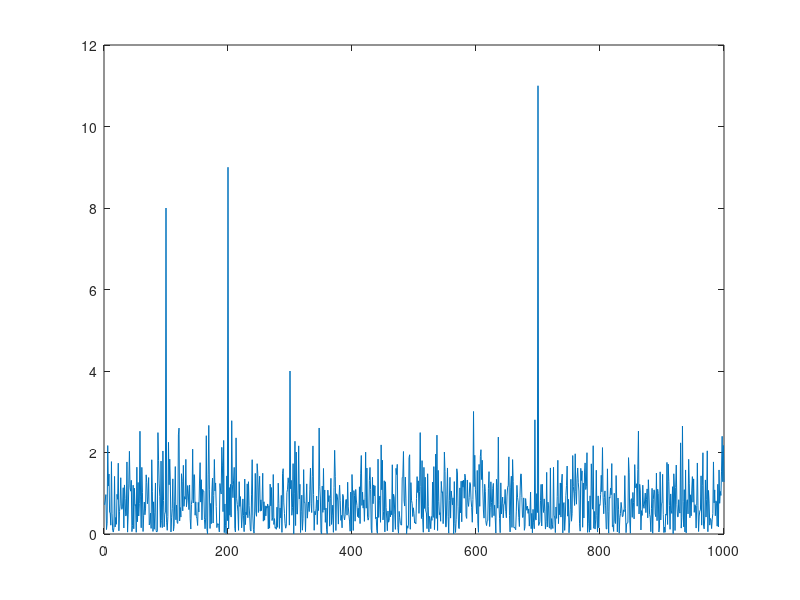
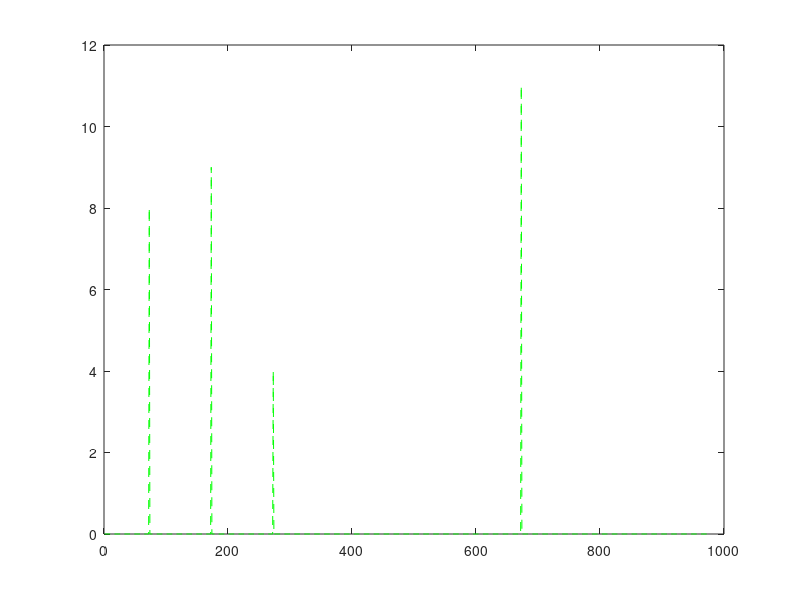
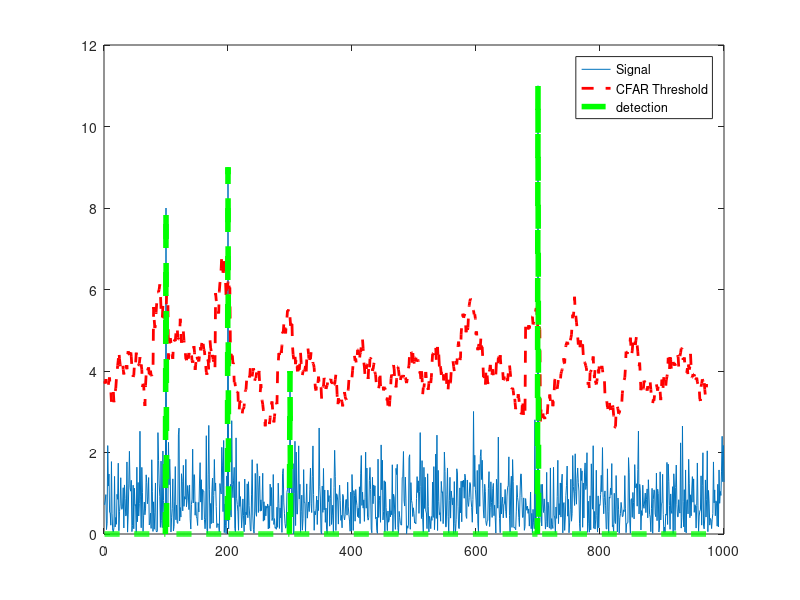

The MATLAB script that drew these images, in order:
%% Implement 1D CFAR using lagging cells on the given noise and target scenario

%%%%%%%%%%%%%%%%%%%%%%%%%%%%%%%%%%%%%%%%%%%%%%%%%%%%%%%%%%%%%%%%%%%%%%%%%%%
% Close and delete all currently open figures
close all; clear; clc;

% Data_points
Ns = 1000;

% Generate random noise
s = abs(randn(Ns, 1));

% Targets location. Assigning bin 100, 200, 300 and 700 as Targets with the
% amplitudes of 8, 9, 4, 11 respectively.
s([100, 200, 300, 700]) = [8, 9, 4, 11];

% Plot the output
figure, plot(s);

%%%%%%%%%%%%%%%%%%%%%%%%%%%%%%%%%%%%%%%%%%%%%%%%%%%%%%%%%%%%%%%%%%%%%%%%%%%
% Apply CFAR to detect the targets by filtering the noise.

% 1. Define the following:

% 1a. Training cells (leading only)
T = 24;

% 1b. Guard cells (leading only)
G = 3;

% Offset : Adding room above noise threshold for desired SNR 
offset = 5;

% Vector to hold threshold values 
threshold_cfar = [];

% Vector to hold final signal after thresholding
signal_cfar = [];

% 2. Slide window (size guard + training + sample cell) across the signal length
for i = 1:(Ns-(G+T+1))

    % 2. - 5. Determine the noise threshold by measuring it within the training cells
    noise_level = sum(s(i:(i+T-1)));
    threshold = (noise_level/T)*offset;  % average noise level in training cells x offset
    threshold_cfar = [threshold_cfar, {threshold}];  % concatenate to hold vector of thresholds
    
    % 6. Measuring the signal within the CUT
    signal = s(i+T+G);

    % 8. Filter the signal above the threshold
    if signal < threshold
        signal = 0;
    end
    signal_cfar = [signal_cfar, {signal}];
end

% Plot the filtered signal
figure, plot(cell2mat(signal_cfar), 'g--');

% Plot original sig, threshold and filtered signal within the same figure.
figure, plot(s);
hold on, plot(cell2mat(circshift(threshold_cfar, G)), 'r--', 'LineWidth', 2); % circshift: Shift array circularly
hold on, plot(cell2mat(circshift(signal_cfar, (T+G))), 'g--', 'LineWidth', 4);
legend('Signal', 'CFAR Threshold', 'detection');
